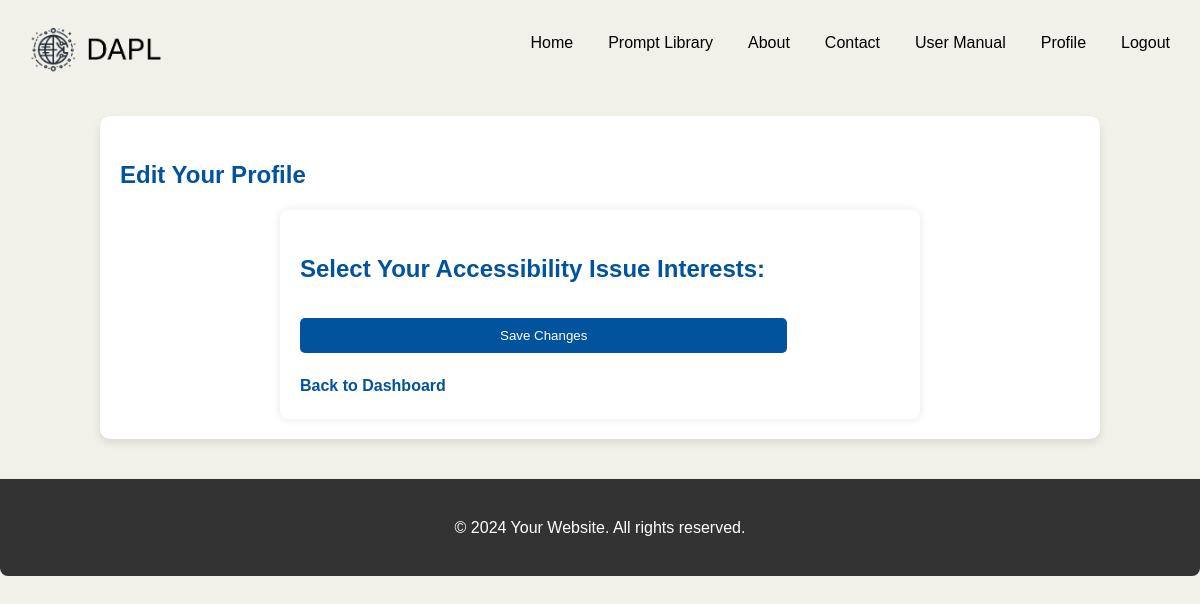
The app's page /editprofile.php?type=issues (signed in), older data.
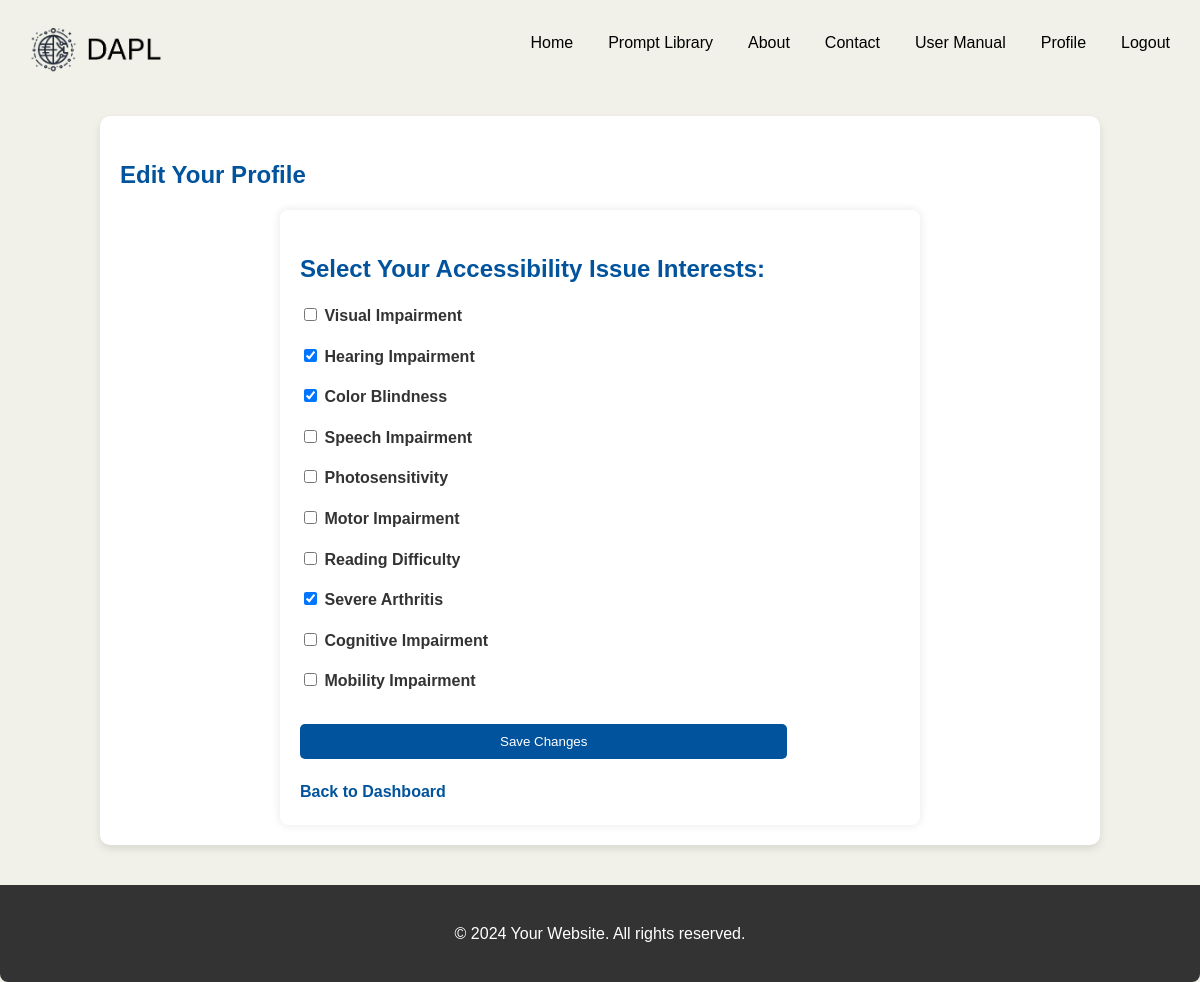
The same page, newer data.
### tables this page shows
CREATE TABLE `accessibility_issues` (
  `issue_id` int(11) NOT NULL,
  `issue_name` varchar(100) NOT NULL,
  `description` text DEFAULT NULL
);

### editprofile.php (the view, shortened to what this page needs)
<?php
include('config.php');
$user_id = $_SESSION['user_id'];
$type = isset($_GET['type']) ? $_GET['type'] : '';
$stmt = $conn->prepare("SELECT username, email FROM users WHERE user_id = ?");
$stmt->bind_param("i", $user_id);
$stmt->execute();
$stmt->bind_result($username, $email);
$issues_stmt = $conn->prepare("SELECT issue_id, issue_name FROM accessibility_issues");
$issues_stmt->execute();
$all_issues_result = $issues_stmt->get_result();
$selected_issues_stmt = $conn->prepare("
    SELECT issue_id
    FROM user_accessibility
    WHERE user_id = ?
");
$selected_issues_stmt->bind_param("i", $user_id);
$selected_issues_stmt->execute();
$selected_issues_result = $selected_issues_stmt->get_result();
$selected_issues = [];
while ($row = $selected_issues_result->fetch_assoc()) {
    $selected_issues[] = $row['issue_id'];
}
?>
<!DOCTYPE html>
<html lang="en">
<head>
    <link rel="stylesheet" href="styles.css">
</head>
<body>
<?php include('header.php'); ?>
<div class="container">
    <h2>Edit Your Profile</h2>
    <div class="form-container edit-profile-form">
        <?php if ($type == 'username'): ?>
            <form method="POST" action="editprofile.php?type=username" onsubmit="return confirmChange();">
                <label for="username">New Username:</label>
                <input type="text" name="username" value="<?php echo htmlspecialchars($username); ?>" required>
                <button type="submit" class="button">Save Changes</button>
            </form>
            <a href="dashboard.php" class="back-link">Back to Dashboard</a>
        <?php elseif ($type == 'issues'): ?>
            <form method="POST" action="editprofile.php?type=issues" onsubmit="return confirmChange();">
                <h2>Select Your Accessibility Issue Interests:</h2>
                <div class="checkbox-container">
                    <?php while ($row = $all_issues_result->fetch_assoc()): ?>
                        <label>
                            <input type="checkbox" name="issues[]" value="<?php echo $row['issue_id']; ?>"
                            <?php echo in_array($row['issue_id'], $selected_issues) ? 'checked' : ''; ?>>
                            <?php echo htmlspecialchars($row['issue_name']); ?>
                        </label>
                    <?php endwhile; ?>
                </div>
                <button type="submit" class="button">Save Changes</button>
            </form>
            <a href="dashboard.php" class="back-link">Back to Dashboard</a>
        <?php else: ?>
            <p class="error-message">Invalid option.</p>
        <?php endif; ?>
    </div>
</div>
<footer>
    <p>&copy; 2024 Your Website. All rights reserved.</p>
</footer>
</body>
</html>

Row changes from the older to the newer data that the page shows:
added accessibility_issues: issue_name "Visual Impairment"
added accessibility_issues: issue_id "☑", issue_name "Hearing Impairment"
added accessibility_issues: issue_id "☑", issue_name "Color Blindness"
added accessibility_issues: issue_name "Speech Impairment"
added accessibility_issues: issue_name "Photosensitivity"
added accessibility_issues: issue_name "Motor Impairment"
added accessibility_issues: issue_name "Reading Difficulty"
added accessibility_issues: issue_id "☑", issue_name "Severe Arthritis"
added accessibility_issues: issue_name "Cognitive Impairment"
added accessibility_issues: issue_name "Mobility Impairment"
